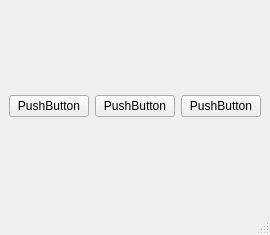
<?xml version="1.0" encoding="UTF-8"?>
<ui version="4.0">
 <class>MainWindow</class>
 <widget class="QMainWindow" name="MainWindow">
  <property name="geometry">
   <rect>
    <x>0</x>
    <y>0</y>
    <width>255</width>
    <height>235</height>
   </rect>
  </property>
  <property name="sizePolicy">
   <sizepolicy hsizetype="Minimum" vsizetype="Maximum">
    <horstretch>0</horstretch>
    <verstretch>0</verstretch>
   </sizepolicy>
  </property>
  <property name="windowTitle">
   <string>MainWindow</string>
  </property>
  <widget class="QWidget" name="centralwidget">
   <layout class="QHBoxLayout" name="horizontalLayout">
    <item>
     <widget class="QPushButton" name="pushButton_3">
      <property name="sizePolicy">
       <sizepolicy hsizetype="Minimum" vsizetype="Fixed">
        <horstretch>0</horstretch>
        <verstretch>0</verstretch>
       </sizepolicy>
      </property>
      <property name="text">
       <string>PushButton</string>
      </property>
     </widget>
    </item>
    <item>
     <widget class="QPushButton" name="pushButton_2">
      <property name="sizePolicy">
       <sizepolicy hsizetype="Minimum" vsizetype="Fixed">
        <horstretch>0</horstretch>
        <verstretch>0</verstretch>
       </sizepolicy>
      </property>
      <property name="text">
       <string>PushButton</string>
      </property>
     </widget>
    </item>
    <item>
     <widget class="QPushButton" name="pushButton">
      <property name="sizePolicy">
       <sizepolicy hsizetype="Minimum" vsizetype="Fixed">
        <horstretch>0</horstretch>
        <verstretch>0</verstretch>
       </sizepolicy>
      </property>
      <property name="text">
       <string>PushButton</string>
      </property>
     </widget>
    </item>
   </layout>
  </widget>
  <widget class="QMenuBar" name="menubar">
   <property name="geometry">
    <rect>
     <x>0</x>
     <y>0</y>
     <width>255</width>
     <height>21</height>
    </rect>
   </property>
  </widget>
  <widget class="QStatusBar" name="statusbar"/>
 </widget>
 <resources/>
 <connections/>
</ui>
